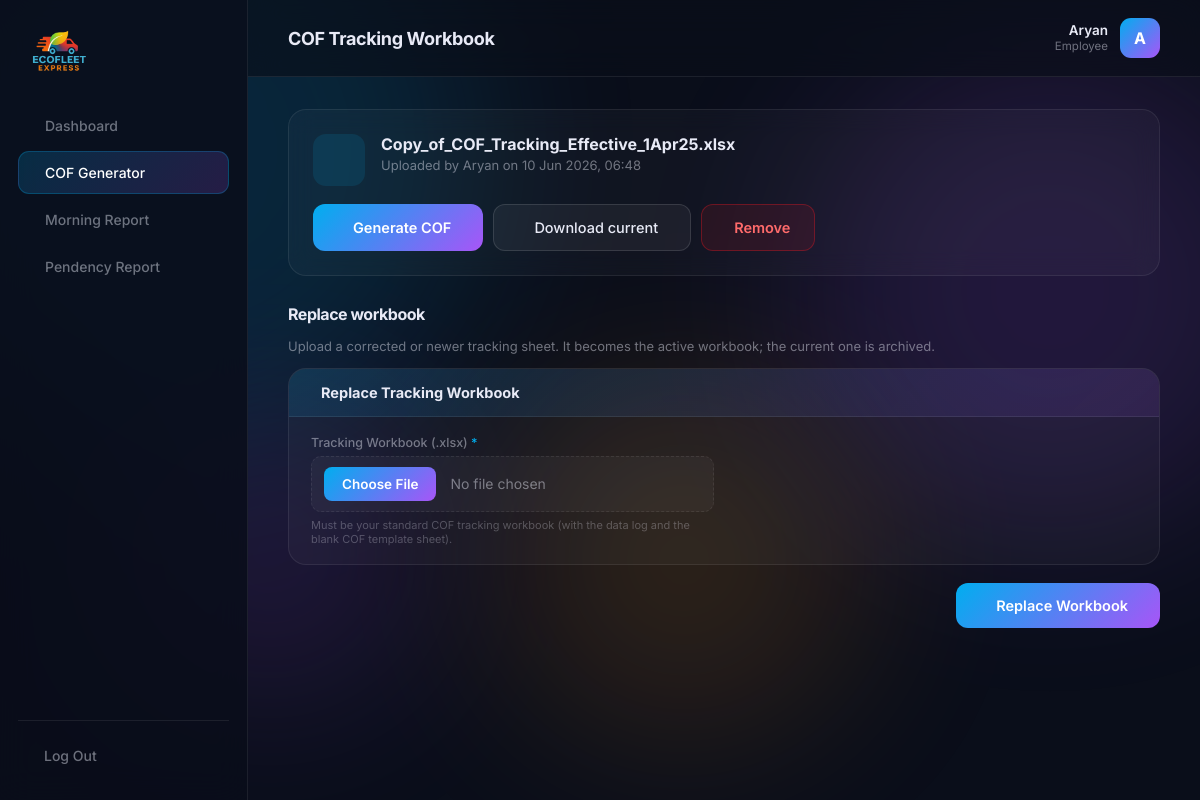
The page /portal/cof/workbook/ (signed in) on the database its author committed.
### core/models.py (models this page shows, shortened)
class CofWorkbook(models.Model):
    file = models.FileField(upload_to='cof/')
    original_name = models.CharField(max_length=255)
    uploaded_by = models.ForeignKey(
        settings.AUTH_USER_MODEL, on_delete=models.SET_NULL,
        null=True, blank=True, related_name='cof_workbooks')
    is_active = models.BooleanField(default=True)
    uploaded_at = models.DateTimeField(auto_now_add=True)
    class Meta:
        ordering = ['-uploaded_at']
    @classmethod
    def active(cls):
        return cls.objects.filter(is_active=True).first()

### core/views.py (the view)
# urls.py: path('portal/cof/workbook/', views.cof_workbook, name='cof_workbook'),
@staff_required
def cof_workbook(request):
    wb_obj = CofWorkbook.active()
    if request.method == 'POST':
        action = request.POST.get('action')
        if action == 'remove' and wb_obj:
            wb_obj.is_active = False
            wb_obj.save(update_fields=['is_active'])
            messages.success(request, "Active workbook removed. Upload one to continue.")
            return redirect('cof_workbook')
        form = WorkbookUploadForm(request.POST, request.FILES)
        if form.is_valid():
            upload = form.cleaned_data['workbook']
            new = CofWorkbook.objects.create(
                file=upload, original_name=upload.name,
                uploaded_by=request.user, is_active=False)
            try:
                cof.validate_workbook(new.file.path)
            except cof.WorkbookInvalid as e:
                new.file.delete(save=False)
                new.delete()
                messages.error(request, str(e))
                return redirect('cof_workbook')
            CofWorkbook.objects.filter(is_active=True).update(is_active=False)
            new.is_active = True
            new.save(update_fields=['is_active'])
            messages.success(request, f"“{upload.name}” is now the active tracking workbook.")
            return redirect('cof_generator')
        else:
            messages.error(request, "Please choose a valid .xlsx file.")
    else:
        form = WorkbookUploadForm()
    info = None
    if wb_obj:
        try:
            info = cof.get_next_cof_info(wb_obj.file.path)
        except Exception:
            info = None
    return render(request, 'core/portal/cof_workbook.html', {
        'active': 'cof', 'form': form, 'wb': wb_obj, 'info': info,
    })

### core/forms.py (shortened to what this page needs)
class WorkbookUploadForm(forms.Form):
    workbook = forms.FileField(label="Tracking Workbook (.xlsx)")
    def __init__(self, *args, **kwargs):
        super().__init__(*args, **kwargs)
        self.fields['workbook'].widget.attrs.setdefault('class', 'portal-file')

### core/cof.py (called while the page is built)
def get_next_cof_info(path):
    wb = load_workbook(path, read_only=True)
    ws = wb[DATA_SHEET]
    last_serial, last_efe = 0, 0
    for row in ws.iter_rows(min_row=2, values_only=True):
        if row[0] and isinstance(row[0], (int, float)):
            last_serial = int(row[0])
        if len(row) > 14 and row[14]:
            val = str(row[14]).strip()
            if val.upper().startswith("EFE-"):
                try:
                    n = int(val.split("-")[1])
                    last_efe = max(last_efe, n)
                except (ValueError, IndexError):
                    pass
    wb.close()
    nxt = last_efe + 1
    return {
        "serial": last_serial + 1,
        "cof_number": f"EFE-COF-{nxt:04d}",
        "claim_number": nxt,
        "optlog": f"EFE-{nxt:03d}",
    }

### templates/core/portal/cof_workbook.html (shortened to what this page needs)
{% extends 'core/portal/base.html' %}
{% block heading %}COF Tracking Workbook{% endblock %}
{% block content %}
{% if wb %}
<div class="portal-card wb-active">
  <div class="wb-active-head">
    <div class="wb-ico"></div>
    <div>
      <h3>{{ wb.original_name }}</h3>
      <p>Uploaded by {{ wb.uploaded_by.get_full_name|default:wb.uploaded_by.username|default:"—" }}
         on {{ wb.uploaded_at|date:"d M Y, H:i" }}</p>
    </div>
  </div>
  <div class="wb-actions">
    <a href="{% url 'cof_generator' %}" class="btn-primary"> Generate COF</a>
    <a href="{% url 'cof_workbook_download' %}" class="btn-secondary"> Download current</a>
    <form method="post" onsubmit="return confirm('Remove the active workbook? You will need to upload one again to generate COFs.');" style="display:inline;">
      <button type="submit" class="btn-danger"> Remove</button>
    </form>
  </div>
</div>
<div class="section-title">Replace workbook</div>
<p class="wb-hint">Upload a corrected or newer tracking sheet. It becomes the active workbook; the current one is archived.</p>
{% else %}
<div class="portal-msg portal-msg-error" style="margin-bottom:18px;">
  <i class="ti ti-alert-circle"></i> No active tracking workbook. Upload one to start generating COFs.
</div>
{% endif %}
<form method="post" enctype="multipart/form-data" class="wb-upload-form">
  <div class="cof-section">
    <div class="cof-section-head"> {% if wb %}Replace{% else %}Upload{% endif %} Tracking Workbook</div>
    <div class="cof-grid single">
      <div class="cof-field">
        <label>Tracking Workbook (.xlsx) <span class="req">*</span></label>
        {{ form.workbook }}
        <span class="cof-hint">Must be your standard COF tracking workbook (with the data log and the blank COF template sheet).</span>
      </div>
    </div>
  </div>
  <div class="cof-actions">
    <button type="submit" class="btn-primary"> {% if wb %}Replace{% else %}Upload{% endif %} Workbook</button>
  </div>
</form>
{% endblock %}

### templates/core/portal/base.html (shortened to what this page needs)
{% load static %}
<!DOCTYPE html>
<html lang="en">
<head>
    <link rel="stylesheet" href="https://cdn.jsdelivr.net/npm/@tabler/icons-webfont@latest/tabler-icons.min.css" />
    <link rel="stylesheet" href="{% static 'css/main.css' %}" />
    <link rel="stylesheet" href="{% static 'css/portal.css' %}" />
</head>
<body class="portal-body">
<div class="orbs">
    <div class="orb orb1"></div><div class="orb orb2"></div>
    <div class="orb orb3"></div><div class="orb orb4"></div>
</div>
<aside class="portal-sidebar" id="portalSidebar">
    <a href="{% url 'home' %}" class="portal-logo">
        <img src="{% static 'images/logo.png' %}" alt="EcoFleet Express" />
    </a>
    <nav class="portal-nav">
        <a href="{% url 'dashboard' %}" class="{% if active == 'dashboard' %}active{% endif %}"> Dashboard</a>
        <a href="{% url 'cof_generator' %}" class="{% if active == 'cof' %}active{% endif %}"> COF Generator</a>
        <a href="{% url 'morning_report' %}" class="{% if active == 'morning' %}active{% endif %}"> Morning Report</a>
        <a href="{% url 'pendency_report' %}" class="{% if active == 'pendency' %}active{% endif %}"> Pendency
  Report</a>
    </nav>
    <div class="portal-sidebar-foot">
        <a href="{% url 'portal_logout' %}" class="portal-logout"> Log Out</a>
    </div>
</aside>
<div class="portal-main">
    <header class="portal-topbar">
        <div class="portal-topbar-title">{% block heading %}{% endblock %}</div>
        <div class="portal-user">
            <div class="portal-user-meta">
            <span class="portal-user-name">{{ request.user.get_full_name|default:request.user.username }}</span>
            <span class="portal-user-role">Employee</span>
          </div>
          <div class="portal-avatar">{{ request.user.username|slice:":1"|upper }}</div>
        </div>
    </header>
      <main class="portal-content">
        {% block content %}{% endblock %}
      </main>
    </div>
</body>
</html>

### static/css/main.css (style rules this page uses)
*, *::before, *::after { margin: 0; padding: 0; box-sizing: border-box; }
:root { --cyan: #00AEEF; --purple: #a855f7; --orange: #F7941D; --red: #ED1C24; --bg: #0a0e1a; --surface: rgba(255,255,255,0.03); --border: rgba(255,255,255,0.08); --text: #e8eaf6; --muted: rgba(232,234,246,0.45); --hint: rgba(232,234,246,0.28); }
html, body { font-family: 'Inter', sans-serif; background: var(--bg); color: var(--text); min-height: 100vh; scroll-behavior: smooth; }
.orbs { position: fixed; inset: 0; pointer-events: none; z-index: 0; overflow: hidden; }
.orb { position: absolute; border-radius: 50%; filter: blur(90px); opacity: 0.15; }
.orb1 { width: 600px; height: 600px; background: var(--cyan); top: -150px; left: -120px; }
.orb2 { width: 500px; height: 500px; background: var(--purple); top: 40px; right: -100px; }
.orb3 { width: 360px; height: 360px; background: var(--orange); top: 380px; left: 42%; }
.orb4 { width: 300px; height: 300px; background: var(--purple); bottom: 100px; left: 10%; }
.btn-primary { background: linear-gradient(135deg, var(--cyan), var(--purple)); border: none; border-radius: 12px; padding: 14px 32px; color: #fff; font-size: 14.5px; font-weight: 600; cursor: pointer; font-family: inherit; display: flex; align-items: center; gap: 8px; }
.btn-secondary { background: rgba(255,255,255,0.05); border: 1px solid rgba(255,255,255,0.12); border-radius: 12px; padding: 14px 32px; color: var(--text); font-size: 14.5px; font-weight: 500; cursor: pointer; font-family: inherit; }
.section-title { font-size: 38px; font-weight: 800; letter-spacing: -0.03em; color: var(--text); margin-top: 8px; }

### rows shown on the page
CofWorkbook: original_name "Copy_of_COF_Tracking_Effective_1Apr25.xlsx", uploaded_by.get_full_name "Aryan", uploaded_at "10 Jun 2026, 06:48"

### other values the page prints
{{ request.user.get_full_name|default:request.user.username }} "Aryan"
{{ request.user.username|slice:":1"|upper }} "A"
